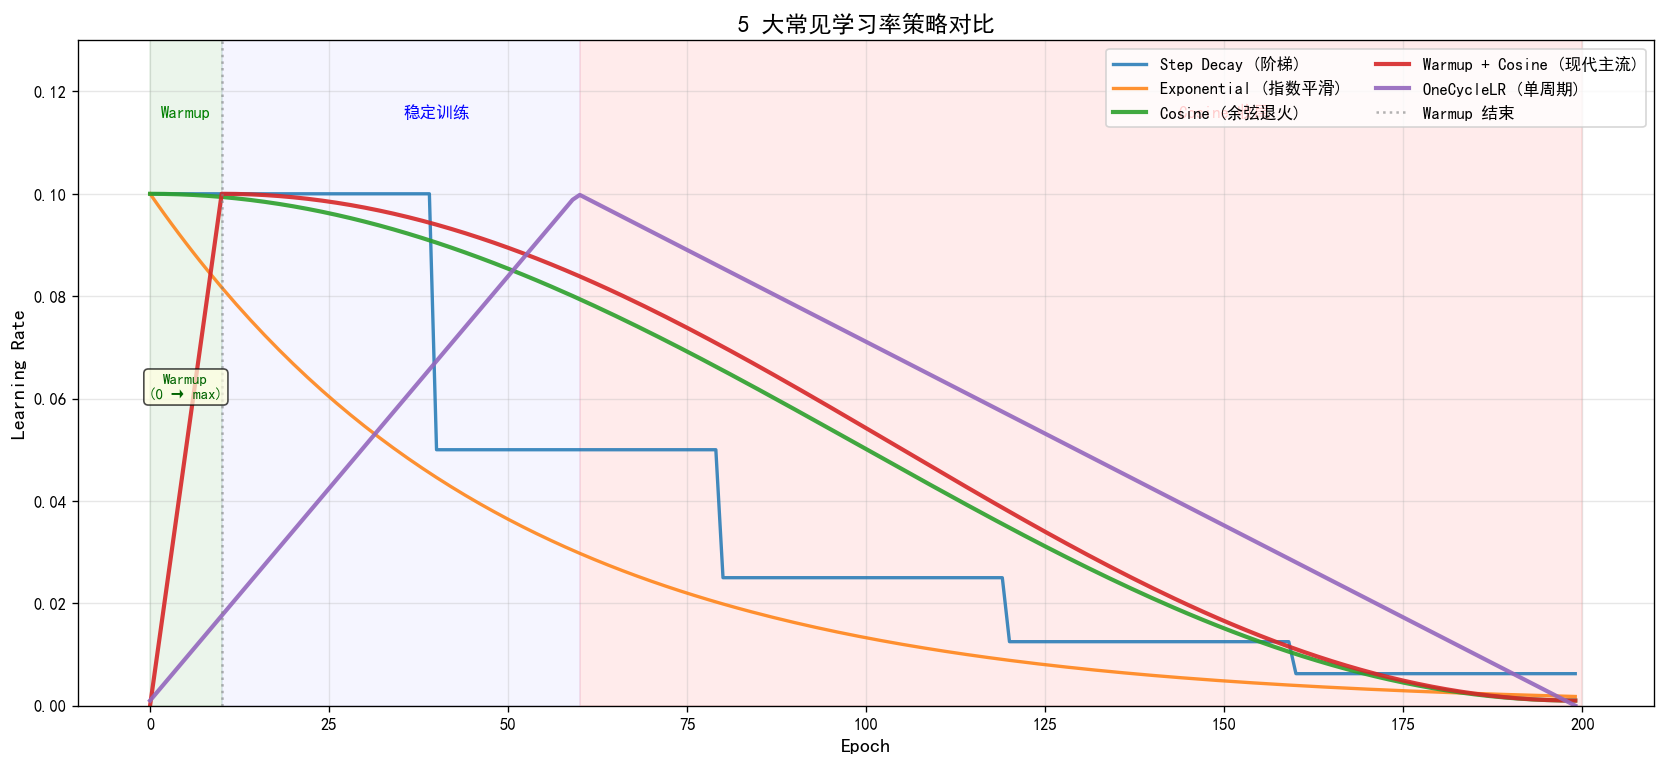

The script that saved this image:
"""
3-5-lr-schedules.py
Visualize 5 common learning rate schedules:
  - Step Decay
  - Exponential Decay
  - Cosine Decay
  - Warmup + Cosine
  - OneCycleLR

Output: assets/figures/3-5-lr-schedules.png
"""
import numpy as np
import matplotlib.pyplot as plt
import os

os.makedirs("assets/figures", exist_ok=True)

epochs = np.arange(0, 200)
lr_max = 0.1
lr_min = 0.001
warmup_epochs = 10

# 1. Step Decay
def step_lr(epoch, lr_max=lr_max, step_size=40, gamma=0.5):
    return lr_max * (gamma ** (epoch // step_size))


step_lrs = np.array([step_lr(e) for e in epochs])

# 2. Exponential Decay
def exp_lr(epoch, lr_max=lr_max, gamma=0.98):
    return lr_max * (gamma ** epoch)


exp_lrs = np.array([exp_lr(e) for e in epochs])

# 3. Cosine Decay
def cosine_lr(epoch, lr_max=lr_max, lr_min=lr_min, T=epochs[-1]):
    return lr_min + 0.5 * (lr_max - lr_min) * (1 + np.cos(np.pi * epoch / T))


cos_lrs = np.array([cosine_lr(e) for e in epochs])

# 4. Warmup + Cosine
def warmup_cosine(epoch, lr_max=lr_max, lr_min=lr_min, warmup=10, T=epochs[-1]):
    if epoch < warmup:
        return lr_max * epoch / warmup
    return lr_min + 0.5 * (lr_max - lr_min) * (1 + np.cos(np.pi * (epoch - warmup) / (T - warmup)))


wc_lrs = np.array([warmup_cosine(e) for e in epochs])

# 5. OneCycleLR
def onecycle(epoch, lr_max=lr_max, lr_min=lr_min, pct_start=0.3, T=epochs[-1]):
    pct = epoch / T
    if pct < pct_start:
        return lr_min + (lr_max - lr_min) * (pct / pct_start)
    else:
        return lr_max - (lr_max - lr_min / 100) * ((pct - pct_start) / (1 - pct_start))


oc_lrs = np.array([onecycle(e) for e in epochs])

# Plot
fig, ax = plt.subplots(figsize=(14, 6.5))

ax.plot(epochs, step_lrs, "C0-", linewidth=2, label="Step Decay (阶梯)", alpha=0.85)
ax.plot(epochs, exp_lrs, "C1-", linewidth=2, label="Exponential (指数平滑)", alpha=0.85)
ax.plot(epochs, cos_lrs, "C2-", linewidth=2.5, label="Cosine (余弦退火)", alpha=0.9)
ax.plot(epochs, wc_lrs, "C3-", linewidth=2.5, label="Warmup + Cosine (现代主流)", alpha=0.9)
ax.plot(epochs, oc_lrs, "C4-", linewidth=2.5, label="OneCycleLR (单周期)", alpha=0.9)

# Annotations
ax.axvline(x=warmup_epochs, color="gray", linestyle=":", alpha=0.6, label="Warmup 结束")
ax.annotate("Warmup\n(0 → max)", xy=(warmup_epochs / 2, 0.06), fontsize=9,
            ha="center", color="darkgreen",
            bbox=dict(boxstyle="round,pad=0.3", facecolor="lightyellow", alpha=0.7))

# Phase labels
ax.axvspan(0, warmup_epochs, alpha=0.08, color="green")
ax.axvspan(warmup_epochs, 60, alpha=0.04, color="blue")
ax.axvspan(60, 200, alpha=0.08, color="red")

ax.text(5, 0.115, "Warmup", ha="center", fontsize=10, color="green", fontweight="bold")
ax.text(40, 0.115, "稳定训练", ha="center", fontsize=10, color="blue", fontweight="bold")
ax.text(150, 0.115, "Cosine 收尾", ha="center", fontsize=10, color="red", fontweight="bold")

ax.set_xlabel("Epoch", fontsize=12)
ax.set_ylabel("Learning Rate", fontsize=12)
ax.set_title("5 大常见学习率策略对比", fontsize=14, fontweight="bold")
ax.legend(loc="upper right", fontsize=10, ncol=2)
ax.grid(True, alpha=0.3)
ax.set_ylim(0, 0.13)

plt.tight_layout()
plt.savefig("assets/figures/3-5-lr-schedules.png", dpi=120, bbox_inches="tight")
print("Saved: assets/figures/3-5-lr-schedules.png")
